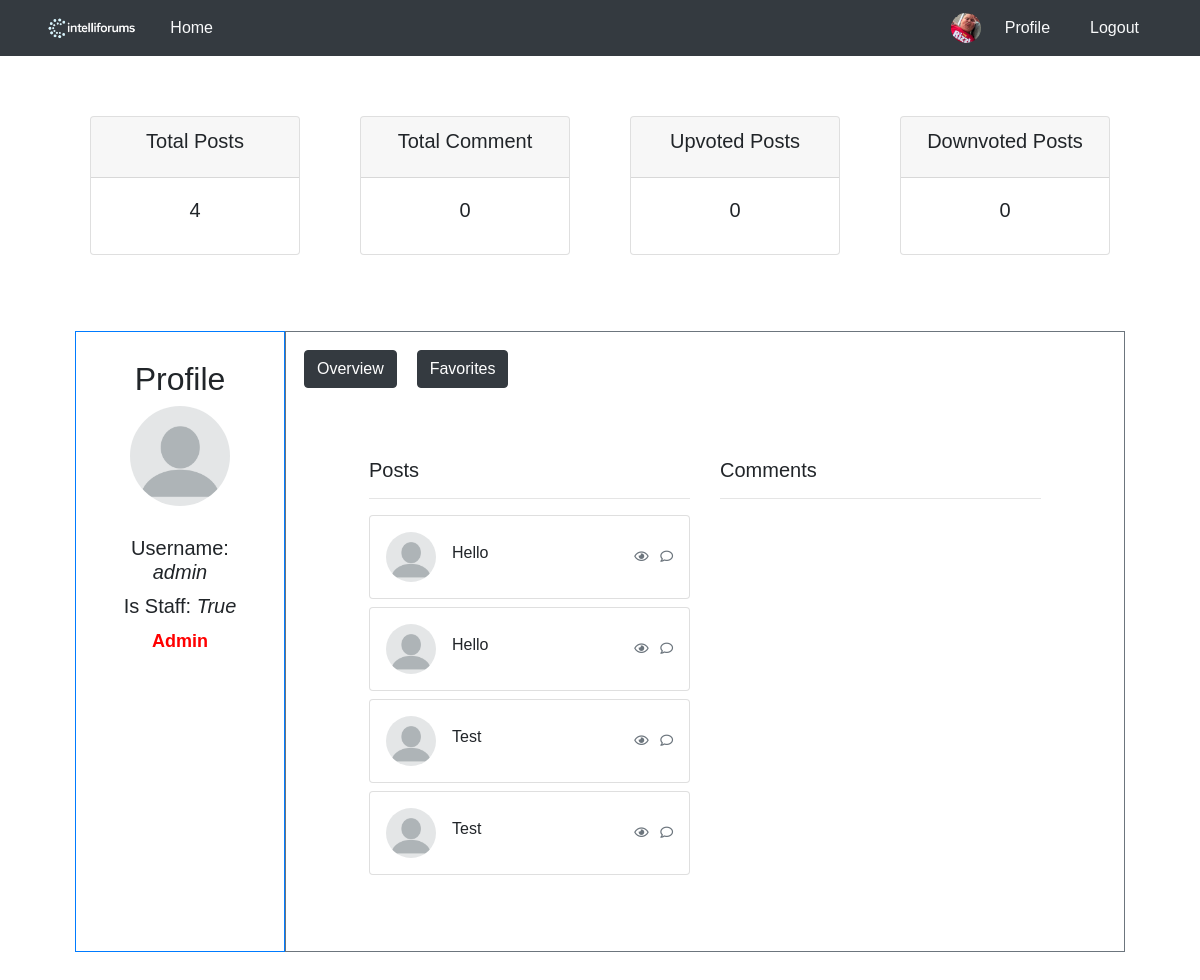
Page /profile/1/ (signed in) on the earlier database version.
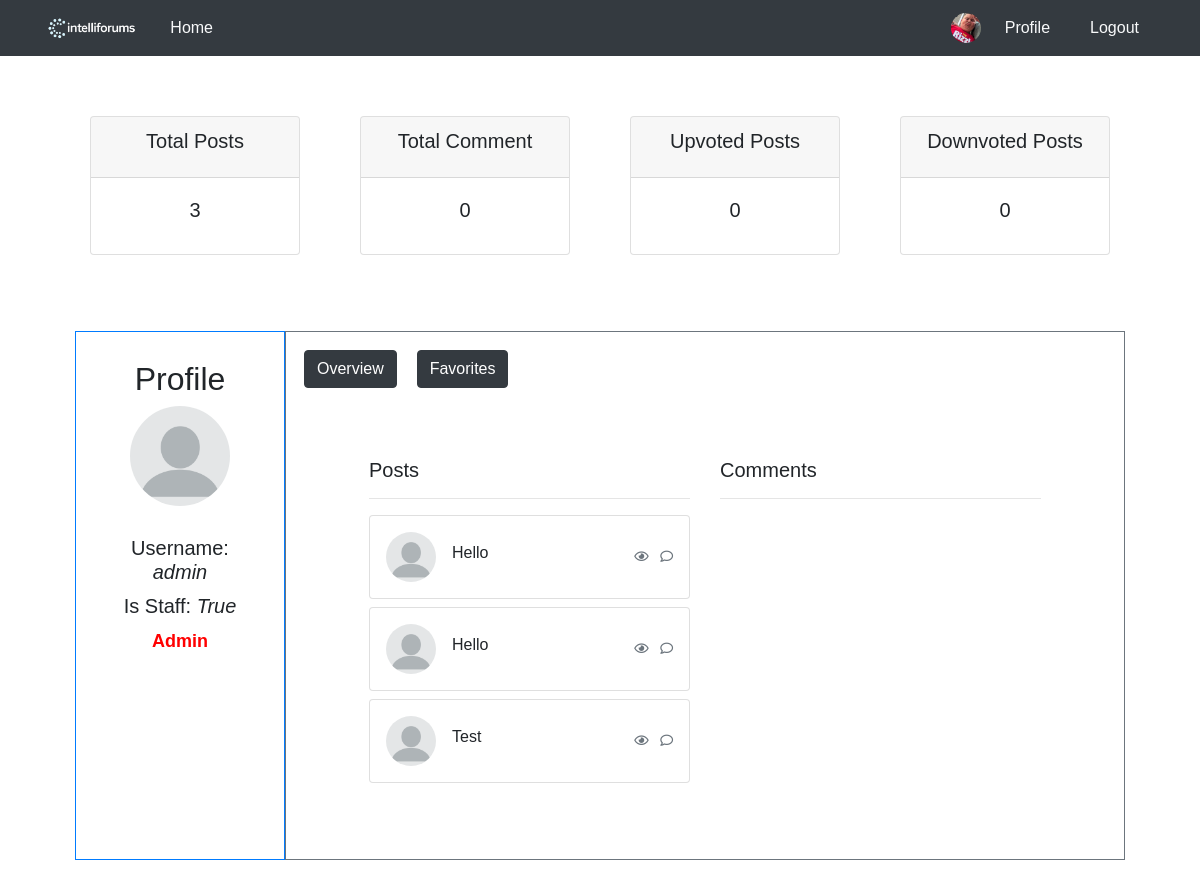
Same page on the later database version.
### blog/models.py (models this page shows, shortened)
class UserPost(models.Model):
    post_ref = models.ForeignKey(Post, on_delete=models.CASCADE)
    user_ref = models.ForeignKey(User, on_delete=models.CASCADE)
    is_deleted = models.BooleanField(default=False)

class User(AbstractBaseUser, PermissionsMixin):
    username = models.CharField(max_length=100, unique=True)
    picture = models.ImageField(
        upload_to='profile/',
        default='profile/blank-profile-picture-973460_128012234212.png',
        blank=True,
    )
    is_active = models.BooleanField(default=True)
    is_staff = models.BooleanField(default=False)
    USERNAME_FIELD = 'username'
    objects = UserManager()

class Post(models.Model):
    user_ref = models.ForeignKey(User, on_delete=models.CASCADE)
    title = models.CharField(max_length=100)
    content = models.TextField(blank=True, null=True)
    created_at = models.DateField(auto_now_add=True)
    image = models.ImageField(upload_to=upload_path, blank=True, null=True)

### blog/views.py (the view)
# urls.py: path('profile/<int:pk>/', views.render_profile, name='profile'),
@login_required(login_url='login')
def render_profile(request, pk):
    user = User.objects.get(id=pk)
    user_posts = UserPost.objects.filter(user_ref__id=pk, is_deleted=False)
    deleted_user_posts = UserPost.objects.filter(user_ref__id=pk, is_deleted=True)
    user_comments = Comment.objects.filter(user_ref__id=pk)
    user_favorites = FavoritePost.objects.filter(user_ref__id=pk, user_post_ref__is_deleted=False)
    user_upvotes = VotePost.objects.filter(user_ref__id=pk, is_upvote=True)
    user_downvotes = VotePost.objects.filter(user_ref__id=pk, is_upvote=False)
    logging.error(request.user.id == user.id)
    return render(request, 'profile.html', {
        'user_posts' : user_posts,
        'user_comments' : user_comments,
        'user_favorites' : user_favorites,
        'deleted_user_posts': deleted_user_posts,
        'user' : user,
        'current_user' : request.user,
        'user_downvotes' : user_downvotes,
        'user_upvotes' : user_upvotes
    })

### blog/templates/profile.html (shortened to what this page needs)
<!DOCTYPE html>
<html lang="en">
<head>
    {% load static %}
    <link rel="stylesheet" href="{% static 'blog/css/profile.css' %}">
</head>
<body>
    {% include 'header.html' %}
        {% include 'Profile/profile_count.html' %}
        <div class="container-fluid">
            <div class="row d-flex">
                <div class="left-column p-2 border border-primary" style="flex: 0 0 20%; max-width: 20%;">
                    <div class="profile-container">
                        <h2>Profile</h2>
                        <img src="{{ user.picture.url }}" alt="Profile Picture" class="profile-pic" style="height: 100px; " onclick="window.location.href='{{ user.picture.url }}'">
                        <div class="profile-info">
                            <h5>Username: <i>{{ user.username }}</i></h5>
                            <h5>Is Staff: <i>{{ user.is_staff }}</i></h5>
                            {% if user.is_staff == True %}
                                <p style="color: red; font-weight: bold; font-size: 18px;">Admin</p>
                            {% endif %}
                        </div>
                    </div>
                </div>
                <div class="col p-2 border border-secondary">
                    <div style="display: flex;">
                        <button id="showOverview" class="btn btn-dark" style="margin: 10px;">Overview</button>
                        <button id="showFavorites" class="btn btn-dark" style="margin: 10px;">Favorites</button>
                    </div>
                    <div id="OverviewDashboard" style="display: block;">
                        {% include 'Profile/profile_dashboard.html' %}
                     </div>
                </div>
            </div>
        </div>
</body>
</html>

### blog/templates/Profile/profile_dashboard.html (shortened to what this page needs)
<div class="row">
    <div class="col-lg">
        <h5>Posts</h5>
        <hr>
        {% for user_post in user_posts %}
        <div class="card mb-2" onclick="window.location.href = '/post_detail/{{ user_post.id }}/1/'">
            <div class="card-body p-2 p-sm-3">
                <div class="media forum-item">
                    <a href="#" data-toggle="collapse" data-target=".forum-content"><img src="/media/{{ user_post.user_ref.picture }}" class="mr-3 rounded-circle" width="50" alt="User" /></a>
                    <div class="media-body align-self-center">
                        <h6><a href="#" data-toggle="collapse" data-target=".forum-content" class="text-body">{{ user_post.post_ref.title }}</a></h6>
                    </div>
                    <div class="text-muted small text-center align-self-center">
                        <span class="d-none d-sm-inline-block favorite-views" data-value="{{ user_post.id }}"><i class="far fa-eye"></i></span>
                        <span class="favorite-comments-num" data-value="{{ user_post.id }}"><i class="far fa-comment ml-2"></i></span>
                    </div>
                </div>
            </div>
        </div>
        {% endfor %}
    </div>
    <div class="col-lg">
        <h5>Comments</h5>
        <hr>
    </div>
</div>

Differences in the rows shown:
removed UserPost: user_ref.picture (placeholder picture), post_ref "Test", {{ user_post.id }} 5 (drawn)
Other differences:
{{ user_posts.count }}: "4" → "3"
